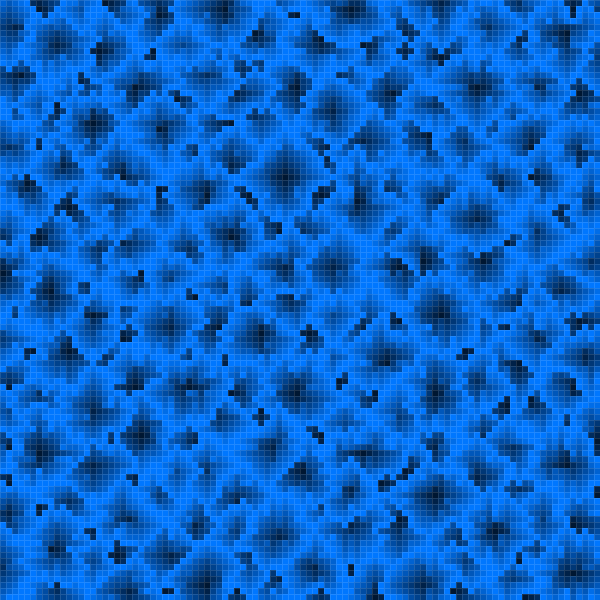
Frame 1 (no input)
Frame 60 (the mouse pressed at the canvas centre just before this capture): identical to frame 1, image omitted
Frame 120 (the mouse held since frame 60 and released just before this capture): identical to frame 1, image omitted

The Processing sketch that drew this single still picture (run headless with seeded random() and noise(); from frame 60 on, the mouse is pressed at the canvas centre):

// Processing sketch: day9
// ── day9.pde
int cellSize = 5;
int padding = 1;
int gridWidth = 10;
int gridHeight = 5;
int curStep = 0;
int curLine = 0;
int curGroup = 0;
Cell[][] cells;

void setup() {
  size(600, 600);
  loadState2();
  checkPart1Answer();
  colorMode(HSB);
}

void keyPressed() {
  if(keyCode == TAB) {
    loadState2();
  } else {
    step();
  }
}

 
void setupGrid() {
  println("Setup grid: "+gridHeight+"x"+gridWidth);
  cells = new Cell[gridHeight][gridWidth]; 
  
  for(int i = 0; i < gridHeight; i++) {
    for(int j = 0; j < gridWidth; j++) {
      int x = j * (cellSize + padding);
      int y = i * (cellSize + padding);
      Cell cell = new Cell(x, y);
      cells[i][j] = cell;
      
      if(i > 0) {
        cell.attachTo(cells[i-1][j]);
        
        /* if(j > 0) {
          //Diagonal up left
          cell.attachTo(cells[i-1][j-1]);
        }
        if(j < gridWidth - 1) {
          //Diagonal up right
          cell.attachTo(cells[i-1][j+1]);
        } */
      }
      if(j > 0) {
        cell.attachTo(cells[i][j-1]);
      }
    }
  }
}

void step() {
  int cellsFilled = 0;
  
  // All of the lights update simultaneously; they all consider the same current state before moving to the next.
  for(int i = 0; i < gridHeight; i++) {
    for(int j = 0; j < gridWidth; j++) {
      Cell cell = cells[i][j];
      if(curStep == 0 && cell.isLowPoint()) {
        cell.group = curGroup++;
      } else {
        if(cell.group == 0 && cell.depth < 9) {
            boolean updated = cell.copyLowestNeighbourGroup();
            if(updated) {
              cellsFilled += 1;
            }
        }
      }
    }
  }
  
  curStep +=1;
  
  println("Step " + curStep + ": Filled "+cellsFilled);
  
  if(cellsFilled == 0) {
    HashMap<Integer, Integer> groupCounts = new HashMap<Integer,Integer>();
    for(int i = 0; i < gridHeight; i++) {
      for(int j = 0; j < gridWidth; j++) {
        Cell cell = cells[i][j];
        if(cell.group != 0) {
          int count = (groupCounts.containsKey(cell.group)) ? groupCounts.get(cell.group) : 0;
          groupCounts.put(cell.group, count+1);
        }
      }
    }
    
    for(Integer count : groupCounts.values()) {
     println("Group size: "+count); 
    }
  }
}

void draw() {
  background(0);
  
  stroke(255);
  fill(255);
  strokeWeight(0);
  
  for(int i = 0; i < gridHeight; i++) {
    for(int j = 0; j < gridWidth; j++) {
      Cell c = cells[i][j];
      
      int hue = 150;
      int saturation = 255;
      int brightness = (int)map(c.depth, 0,9,50,255);
      if(c.group == 0) {
        // saturation = 80;
      } else {
        hue = (int)map(c.group, 0, curGroup, 0, 255);
        // println("Hue: "+hue+", Group: "+ c.group);
      }
      fill(hue, saturation, brightness);
      rect(c.x, c.y, cellSize, cellSize);
      if(c.isLowPoint() && false) {
        fill(120, 255, 255);
        rect(c.x + 2, c.y+2, cellSize - 4, cellSize - 4);        
      }
      strokeWeight(0);
      
      /* Debug Draw depth 
      fill(255);
      text(""+c.depth, c.x + 7, c.y+15);
      strokeWeight(0);
      /* */
    }
  }
  
  /* Debug Draw selected *
  Cell l2 = cells[0][43];
  stroke(0,255, 0);
  strokeWeight(1);
  fill(255,0.2);
  rect(l2.x, l2.y, cellSize, cellSize);
  stroke(0,0,255);
  for(Cell l : l2.neighbours) {
    rect(l.x, l.y, cellSize, cellSize);
    println("Neighbour: "+l.depth);
  }
  /* */
  
  // step();
}

void loadLine(String line) {
  for(int i = 0; i < line.length(); i++) {
    cells[curLine][i].depth = Character.getNumericValue(line.charAt(i)); 
  }
  
  curLine += 1;
}

void checkPart1Answer() {
  int totalLowPoints = 0;
  int riskLevel = 0;
  
  for(int i = 0; i < gridHeight; i++) {
    for(int j = 0; j < gridWidth; j++) {
      Cell c = cells[i][j];
      if(c.isLowPoint()) {
        totalLowPoints += 1;
        riskLevel += c.depth + 1;
        if(c.depth == 9) {
          println(c.depth);
          println(j+","+i);
          println(c.x);
          println(c.y);
          
          return;
        }
      }
    }
  }
  
  println("Part 1: "+totalLowPoints+" -> "+riskLevel);
}

void loadState1() {  
  gridWidth = 10;
  gridHeight = 5;
  cellSize = 20;
  padding = 1;
  
  setupGrid();  
  
  curStep = 0;
  curLine = 0;
  
  loadLine("2199943210");
  loadLine("3987894921");
  loadLine("9856789892");
  loadLine("8767896789");
  loadLine("9899965678");
}

void loadState2() {
  gridWidth = 100;
  gridHeight = 100;
  cellSize = width / 100;
  padding = 0;
  
  setupGrid();
  
  curStep = 0;
  curLine = 0;
  curGroup = 0;
  
  loadLine("7678921234988678901238954323498765432125789999567898765454223789989865432124569899894325678989212965");
  loadLine("6567890139876589992367896512987654321034569988979999879321012569876987573245979767799434599878909893");
  loadLine("5456799298987699989456789401398765732125678967991098988632123458965987684347898955688976988768919789");
  loadLine("4345898987698789878967894323499977543245789456789987999544345567894398789458997544567897976956898678");
  loadLine("3212987656569898767998985435989899764766789366789875987656776678993239896569987632456789865432234567");
  loadLine("4336796543456989658789976549978798765677890155898964298767897899789123987678998874567893984321045698");
  loadLine("5445995432345678945669987698766689976798931234987654109988999935678939899789679965678912995452166789");
  loadLine("6569876521236789123458998987654567899899545356998543212399990126989298759894579878789429876743278995");
  loadLine("7689986432345691012567999098767678976989876877899984323456789237892129642923499989896545987895345954");
  loadLine("8789976545856789134569892199898789895976989988999876567967898356799298731019989997998656798985457893");
  loadLine("9895989686787899246698789989999898769894394399989987678988987577898987656198968956999897999876568954");
  loadLine("4934399787899997657997679879987957656793239498765699789999599988967798868987657849899989879987679765");
  loadLine("3210239898989298799876534568896543234899398997654249899923478999456679879876543434678976756798799876");
  loadLine("4323359999879129987655423456789654455678966789743134998899567964345569998765432323459765433459893987");
  loadLine("5535698998968934599543012348998766566789355678951034997678978954233498999988751012578978712778932398");
  loadLine("6645987897659549698792133959429987679891234589432129865567899543102987899876542123457897653567890129");
  loadLine("9759876789798998999983249898902398789932356796543298754346789643229876553987854348578998765778921234");
  loadLine("9898765990987877698765398767893569898756789897954349853245678994346985432398765467689689978989434378");
  loadLine("9949976891396662549876989756789698998767893959876498432134679989459876654459876567896567989997545456");
  loadLine("9956987932985451234989977645656997649998932345987987543245789879569998786867997678987499797897697967");
  loadLine("7899999549876310125698765432345896432109985456798998676346789567998759897878998789599986656789989898");
  loadLine("6798897656995421234999876501456789543998976567899989785456894456789543998989559895498764345899878789");
  loadLine("5676789799876532459899997632567897669887987678989976998767943345678932109995446996987653234998765678");
  loadLine("4565692987987683769789876543478998798756799799878995439889321234589543319865325789876543129987644569");
  loadLine("3234891996598954598698998674989439979545678998956989421995495345678954429876434567998652098999432878");
  loadLine("4545689879459765986567899876896529865436567987545678939876989459789867834987545699899754987898541245");
  loadLine("7666799767249899865456778987898698965323457976434567891989879567899989655698956989798999876987672396");
  loadLine("8787898654123999794325767998999987979412399854323457892499968998998998776789769876587989765698983989");
  loadLine("9898987653234598643214656899998876898924987643212356789598956989767899989899889976465678924589999878");
  loadLine("8959199764545689954902345789987765786899876542101245678987547678958899898967999984324569012367899767");
  loadLine("7543019878789899899895496899876643245689987653212357899498636569446798767856789999313458923457998758");
  loadLine("9652123989896998789799989901985432136793298765323768912399923479234987654545998898926567894568989549");
  loadLine("8783435699934987654678978919876543046789109895434879101989812568995698543239896787987678985879876435");
  loadLine("9897545789219876543234567923987652167898912976545689239878601477889789632198785676798799976989989324");
  loadLine("9998676792101997689345698934598743999987893987866789398765412345678998744987674345889899899992398435");
  loadLine("8799787893912398795458789545689899887876689798978996989876323456889898759876543234578999788921987567");
  loadLine("7678998959893459987567899766798998776564599649989565878989554567996789769985432123699998677892398878");
  loadLine("6578999446789567899678998977897899656453878932199434567898765678945698978996543434589987545799469989");
  loadLine("3467891235697679998799567898986798743212367943098923456989976789434987899987655546678998624678978998");
  loadLine("2379910145789798969896466789875669853201458954987897599878999898559876789899897677889359534567899987");
  loadLine("9498921234578967345912345698654356965342367899876798989767899987698865678789998788990297645678999896");
  loadLine("8997945945689653239543456789743239877463478998985679975656789998987654235699869899459987657789998765");
  loadLine("7686899899789764398654678999899345998569989767564578954545689989599875123987654912348999767899979654");
  loadLine("2545798788999875498798789987988957987678997654353989543234569876421986013498763201567899878998765423");
  loadLine("1236789657899989569899899986767998998989987543212895432123698765310197124569654323468998999769876534");
  loadLine("0198996545678997689968909865456789989799898987323789543254789898725239295998767434569987987656998676");
  loadLine("1246789324568998798754219874367899875698769996534679654345679997654356989899896545678976898543459987");
  loadLine("2345994213579329999864346976788987654398657987785789876456789999765459878788987698789875795432346899");
  loadLine("3456943103589439899976487987899398966497546798999897989597899899976598765697898789895934989521235678");
  loadLine("6577893212347998799987898998989209897989434989321956899989999789987699654346889897954329878945656789");
  loadLine("7898954523456895688999999879878998789879219876532348998978987678999987543234678976543219867896867897");
  loadLine("8949765434577934567934698765467899654569998997543467987767896567899995432125698988655398988987898986");
  loadLine("9939876657689810128955987656356789543498766789676579876456789459929876321014567899789997699898939345");
  loadLine("9899989769798752379969876543245678932398754596987689996567992398910987432323458959899878598789320123");
  loadLine("8789999878987643467893985432134699210987643135898792987678931987934598893434567945921965498678921939");
  loadLine("4678999989598654688912396543245964329876532023789910199789549876899799764545678956899876324567939898");
  loadLine("3456789895429765678901987656457895435995432134567891249897698965788989879659789968998765412679898797");
  loadLine("4597998766219876789799999786578987559876543265678943459998987754557678988769899879879876543498776656");
  loadLine("6789109854101989895698999898689499678987665345789759598789876543234567999899901999768987656989654235");
  loadLine("7899298943212399923987997999995398989298887969899898999567987432123459877989219878957898769876543123");
  loadLine("8987987654434459439876786789889987899199999878978997898689989731036769765678998767942109879988654234");
  loadLine("9566798765645798998765345698778656798987878989769876998799876545645998954567896659956212989999986646");
  loadLine("4345899876756987899873234569656546897976967897654645789893987676789987943456964348897323499854598758");
  loadLine("3234998989967986789982126997435135456895456986543234678901998787899876542546893237789434999743219869");
  loadLine("9099767898999865689321019876521012367892356798632126778919879898998997621238964345678956898654309878");
  loadLine("8987652967989754578993998765432763778901256989321034567898765909987898730145695476789867959765412989");
  loadLine("7896543459876543469789879876743454678994349876532123456789973219876799421234689587891979039876567899");
  loadLine("6987699967985432379699867997854575789689467987944354569899894398765987632345898799910989123987679988");
  loadLine("5498987899876541234578956798965676793578989099895465678976789987654598943656789899321995434598989767");
  loadLine("6589876999997672345689545899877989892345893139799876889765698998873459658769898957949876565789397656");
  loadLine("7678965698976543456789323459988999943456789298689989997654567999764569879878997745698989876899298743");
  loadLine("9899894797897765689893312568999598764567899987578993298785979898975678989989986534987899987998999652");
  loadLine("4987643656798976793932101478965329998789999876459999109999898767899789694499997929876799999897898921");
  loadLine("3298432345789989892953212379654219899899876432367898919878798756998999532378999897655678998786987890");
  loadLine("5099321234877895989894324569795499789999987321458987899957654346897898921569998789743235699674876791");
  loadLine("6988430123456794578789456678989987678998765432567896999843210123456987892459976678954346986553285892");
  loadLine("7976651237897943445678967889978976587899876543678965698754942434567935793598765569899457996442154589");
  loadLine("8995432456789321234567978998767894356789997656789214569869893545678923989789874346778967984321023478");
  loadLine("9987659567895432345689989999846789267899898767892103489998789678989019878999995234569979876465434567");
  loadLine("2198968789976563456792199899656895458986789878943212567987659989392198965487893123479989987566545678");
  loadLine("9099879999998654567989299798767976569875897989654343459876548990129987654356989235689495698998676799");
  loadLine("8989999987769765679878987649878987679564456899868764567982137892498975431245678949794323499998787891");
  loadLine("7668899876545989899768999534989998789432345689999879779873256899987653210134567898999467987899898990");
  loadLine("5456789994323499998657898745699979895431956798989989898654568998798974321265678987998979886789979789");
  loadLine("4245790295934589876546789976789865976599897997878998939765978989659765432347889986987898765699865678");
  loadLine("2134891989895678996534578999898654987988789896767897659877899678942986543656798765976789654599654589");
  loadLine("3256789978789989987321367899987843499875699765656998798998936567890197665689897674765678963688912345");
  loadLine("9346789865678999865475456789996512569764598654546789987659123489921298778895999543124789754567901234");
  loadLine("8957898654567921976986667896989423498843699543234678976543234595432569989954398751012678965679892945");
  loadLine("7899987653459892988987778965978934987654985432124599897964545679843456798743297532154567896798789896");
  loadLine("6899999542356789899299989754567899999769876563465789789875657789654577897659349854365789949897679789");
  loadLine("5678987601298997789124596643454598789989997654567898679986768898765689999798998768456895435989567678");
  loadLine("4567998732349765691015975432123987667895329765678976588987878999876998898987649879768929759878454569");
  loadLine("3479876545458954589129896543239865456789439878899643456798989989989876787976534999878909998764343457");
  loadLine("2567987657567895678998789654497654345678945989998532145799098767898765476899745699989698999873232565");
  loadLine("3456798978678976889765678967986643234789656793987643234689198656987654365678956789995466987652101234");
  loadLine("4568999989889987996554779879865432123898767892198754365699987545976543234579987899954345699843232345");
  loadLine("5679987691998998965443456989976321034999878943598767896789876529865432123689298989875677899854345456");
  loadLine("6789996532467899654321269890195432146890989659679889919899965419876543254590129678986789998767957687");
  loadLine("7999986543456798767532345789987543256932399767899995323999876201998754365789234567897890129878968798");
}

// ── Cell.pde
class Cell {
  public int x;
  public int y;
  public int depth;
  public int group;
  
  public ArrayList<Cell> neighbours;
 
  
  public Cell(int x, int y) {
    this.x = x;
    this.y = y;
    this.depth = 0;
    this.group = 0;
    
    neighbours = new ArrayList(8);
  }
  
  public void attachTo(Cell other) {
    this.neighbours.add(other);
    other.neighbours.add(this);
  }
  
  public boolean copyLowestNeighbourGroup() {
    boolean groupChanged = false;
    int lowestDepth = this.depth;
    for(Cell c : this.neighbours) {
        if(c.depth < lowestDepth) {
          //println("Changed group from " + this.group + " to " + c.group);
          groupChanged = this.group != c.group;
          this.group = c.group;
          lowestDepth = c.depth;
        }
    }
    
    return groupChanged;
  }
  
  public boolean isLowPoint() {
    boolean isLowest = true;
    
    for(Cell c : this.neighbours) {
      if(c.depth <= this.depth) {
        isLowest = false;
      }
    }
    
    return isLowest;
  }
  
}
